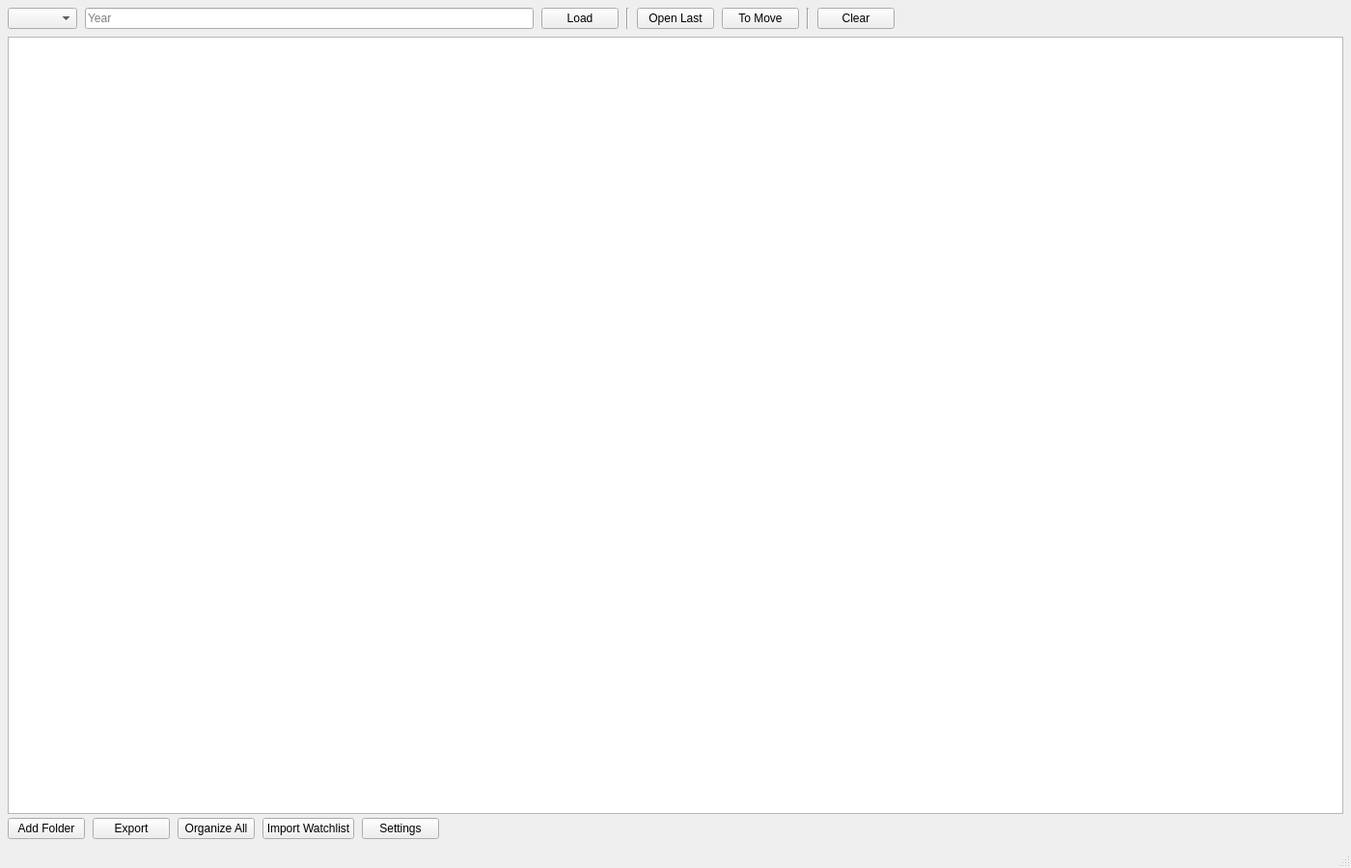
<?xml version="1.0" encoding="UTF-8"?>
<ui version="4.0">
 <class>MainWindow</class>
 <widget class="QMainWindow" name="MainWindow">
  <property name="geometry">
   <rect>
    <x>0</x>
    <y>0</y>
    <width>1400</width>
    <height>900</height>
   </rect>
  </property>
  <property name="windowTitle">
   <string>MovieInfo - Video Library Manager</string>
  </property>
  <widget class="QWidget" name="centralwidget">
   <layout class="QVBoxLayout" name="verticalLayout">
    <property name="spacing">
     <number>4</number>
    </property>
    <property name="leftMargin">
     <number>8</number>
    </property>
    <property name="topMargin">
     <number>8</number>
    </property>
    <property name="rightMargin">
     <number>8</number>
    </property>
    <property name="bottomMargin">
     <number>8</number>
    </property>
    <item>
     <layout class="QHBoxLayout" name="toolbarLayout">
      <property name="spacing">
       <number>8</number>
      </property>
      <item>
       <widget class="QComboBox" name="driveCombo">
        <property name="maximumWidth">
         <number>90</number>
        </property>
        <property name="minimumWidth">
         <number>65</number>
        </property>
        <property name="toolTip">
         <string>Select drive</string>
        </property>
       </widget>
      </item>
      <item>
       <widget class="QLineEdit" name="yearEdit">
        <property name="maximumWidth">
         <number>75</number>
        </property>
        <property name="minimumWidth">
         <number>55</number>
        </property>
        <property name="toolTip">
         <string>Enter year (e.g., 2023)</string>
        </property>
        <property name="maxLength">
         <number>4</number>
        </property>
        <property name="placeholderText">
         <string>Year</string>
        </property>
       </widget>
      </item>
      <item>
       <widget class="QPushButton" name="loadBtn">
        <property name="toolTip">
         <string>Load movies from selected drive and year</string>
        </property>
        <property name="text">
         <string>Load</string>
        </property>
       </widget>
      </item>
      <item>
       <widget class="QFrame" name="line1">
        <property name="frameShape">
         <enum>QFrame::Shape::VLine</enum>
        </property>
        <property name="frameShadow">
         <enum>QFrame::Shadow::Sunken</enum>
        </property>
       </widget>
      </item>
      <item>
       <widget class="QPushButton" name="openLastBtn">
        <property name="text">
         <string>Open Last</string>
        </property>
       </widget>
      </item>
      <item>
       <widget class="QPushButton" name="toMoveBtn">
        <property name="toolTip">
         <string>Show movies that need to be relocated</string>
        </property>
        <property name="text">
         <string>To Move</string>
        </property>
       </widget>
      </item>
      <item>
       <widget class="QFrame" name="line2">
        <property name="frameShape">
         <enum>QFrame::Shape::VLine</enum>
        </property>
        <property name="frameShadow">
         <enum>QFrame::Shadow::Sunken</enum>
        </property>
       </widget>
      </item>
      <item>
       <widget class="QPushButton" name="clearBtn">
        <property name="toolTip">
         <string>Clear all movies from table</string>
        </property>
        <property name="text">
         <string>Clear</string>
        </property>
       </widget>
      </item>
      <item>
       <spacer name="toolbarSpacer">
        <property name="orientation">
         <enum>Qt::Orientation::Horizontal</enum>
        </property>
        <property name="sizeHint" stdset="0">
         <size>
          <width>40</width>
          <height>20</height>
         </size>
        </property>
       </spacer>
      </item>
     </layout>
    </item>
    <item>
     <widget class="UI::FilterPanel" name="filterPanel" native="true"/>
    </item>
    <item>
     <widget class="QTableView" name="tableView">
      <property name="sizePolicy">
       <sizepolicy hsizetype="Expanding" vsizetype="Expanding">
        <horstretch>0</horstretch>
        <verstretch>1</verstretch>
       </sizepolicy>
      </property>
      <property name="contextMenuPolicy">
       <enum>Qt::ContextMenuPolicy::CustomContextMenu</enum>
      </property>
      <property name="alternatingRowColors">
       <bool>true</bool>
      </property>
      <property name="selectionMode">
       <enum>QAbstractItemView::SelectionMode::SingleSelection</enum>
      </property>
      <property name="selectionBehavior">
       <enum>QAbstractItemView::SelectionBehavior::SelectRows</enum>
      </property>
      <property name="showGrid">
       <bool>true</bool>
      </property>
      <property name="sortingEnabled">
       <bool>true</bool>
      </property>
     </widget>
    </item>
    <item>
     <layout class="QHBoxLayout" name="bottomLayout">
      <property name="spacing">
       <number>8</number>
      </property>
      <item>
       <widget class="QPushButton" name="addFolderBtn">
        <property name="toolTip">
         <string>Select a folder containing video files</string>
        </property>
        <property name="text">
         <string>Add Folder</string>
        </property>
       </widget>
      </item>
      <item>
       <widget class="QPushButton" name="exportBtn">
        <property name="toolTip">
         <string>Export the current library to CSV or JSON</string>
        </property>
        <property name="text">
         <string>Export</string>
        </property>
       </widget>
      </item>
      <item>
       <widget class="QPushButton" name="organizeAllBtn">
        <property name="toolTip">
         <string>Organize all movies by aspect ratio into 16-9 or UW folders</string>
        </property>
        <property name="text">
         <string>Organize All</string>
        </property>
       </widget>
      </item>
      <item>
       <widget class="QPushButton" name="importWatchlistBtn">
        <property name="toolTip">
         <string>Import a text file with movie names and compare against the scanned folder</string>
        </property>
        <property name="text">
         <string>Import Watchlist</string>
        </property>
       </widget>
      </item>
      <item>
       <widget class="QPushButton" name="settingsBtn">
        <property name="text">
         <string>Settings</string>
        </property>
       </widget>
      </item>
      <item>
       <spacer name="bottomSpacer">
        <property name="orientation">
         <enum>Qt::Orientation::Horizontal</enum>
        </property>
        <property name="sizeHint" stdset="0">
         <size>
          <width>40</width>
          <height>20</height>
         </size>
        </property>
       </spacer>
      </item>
     </layout>
    </item>
   </layout>
  </widget>
  <widget class="QStatusBar" name="statusBar"/>
 </widget>
 <customwidgets>
  <customwidget>
   <class>UI::FilterPanel</class>
   <extends>QWidget</extends>
   <header location="global">ui/FilterPanel.h</header>
  </customwidget>
 </customwidgets>
 <resources/>
 <connections/>
</ui>
